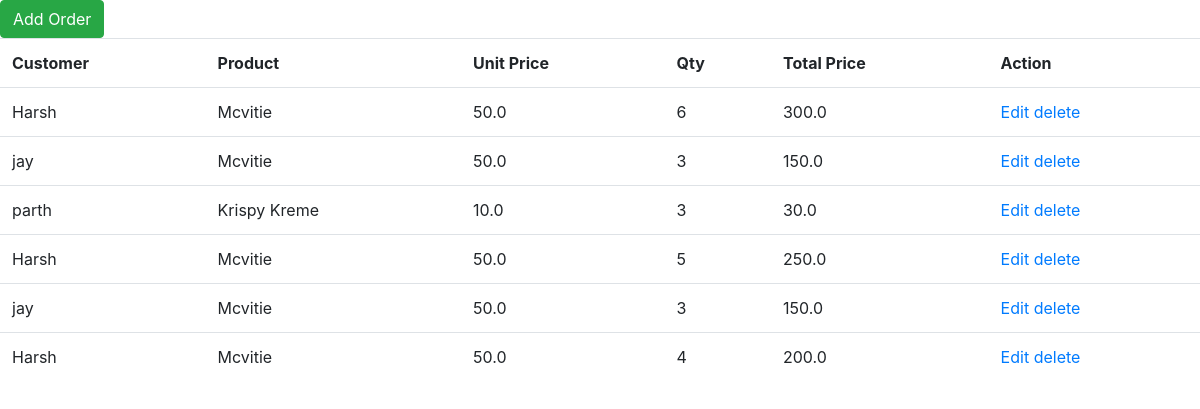
The app's page /home, older data.
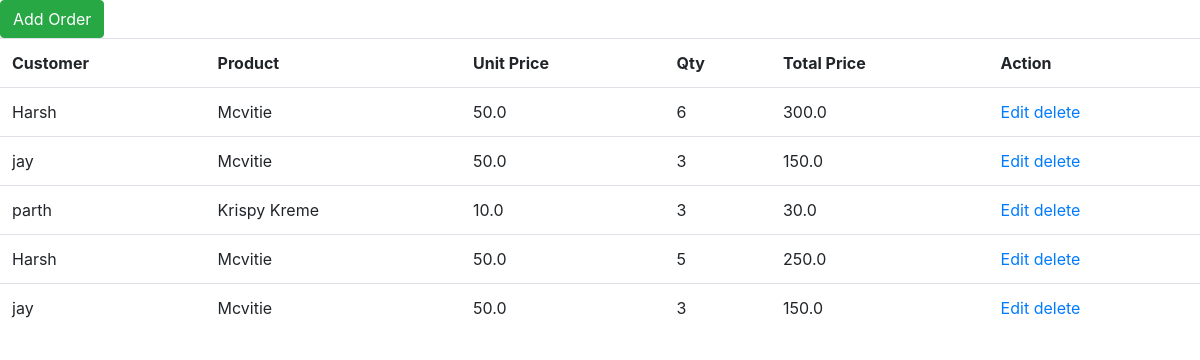
The same page, newer data.
### order/models.py (models this page shows)
class Order(models.Model):
    customer = models.ForeignKey(Customer,on_delete=models.CASCADE)
    product = models.ForeignKey(Product,on_delete=models.CASCADE)
    Unit_price = models.FloatField(max_length=6)
    qty = models.IntegerField()
    total_price = models.FloatField(max_length=10)
    date = models.DateTimeField(default=datetime.now())

### order/views.py (the view)
# urls.py: path('home',views.list_order,name="home"),
def list_order(request):
    data_fetch = Order.objects.values("id","customer__first_name","product__product_name","Unit_price","qty","total_price")
    return render(request,'list_order.html', {'data_fetch':data_fetch})

### template/list_order.html (shortened to what this page needs)
<!DOCTYPE html>
<html>
<head>
	<link rel="stylesheet" href="https://maxcdn.bootstrapcdn.com/bootstrap/4.5.2/css/bootstrap.min.css">
</head>
<body>
	<a href="/add_data" class="btn btn-success">Add Order</a>
	<table class="table">
		<tr>
			<th>Customer</th>
			<th>Product</th>
			<th>Unit Price</th>
			<th>Qty</th>
			<th>Total Price</th>
			<th>Action</th>
		</tr>
		{% for x in data_fetch %}
		<tr>
			<td>{{x.customer__first_name}}</td>
			<td>{{x.product__product_name}}</td>
			<td>{{x.Unit_price}}</td>
			<td>{{x.qty}}</td>
			<td>{{x.total_price}}</td>
			<td><a href="/edit_data/{{x.id}}">Edit</a>
				<a href="/delete/{{x.id}}" onclick="return confirm('Are you sure you want to delete this?')">delete</a></td>
				</tr>
				{% endfor %}
				</table><br><br>
</body>
</html>

Row changes from the older to the newer data that the page shows:
removed Order: customer__first_name "Harsh", product__product_name "Mcvitie", Unit_price "50.0", qty "4", total_price "200.0"
